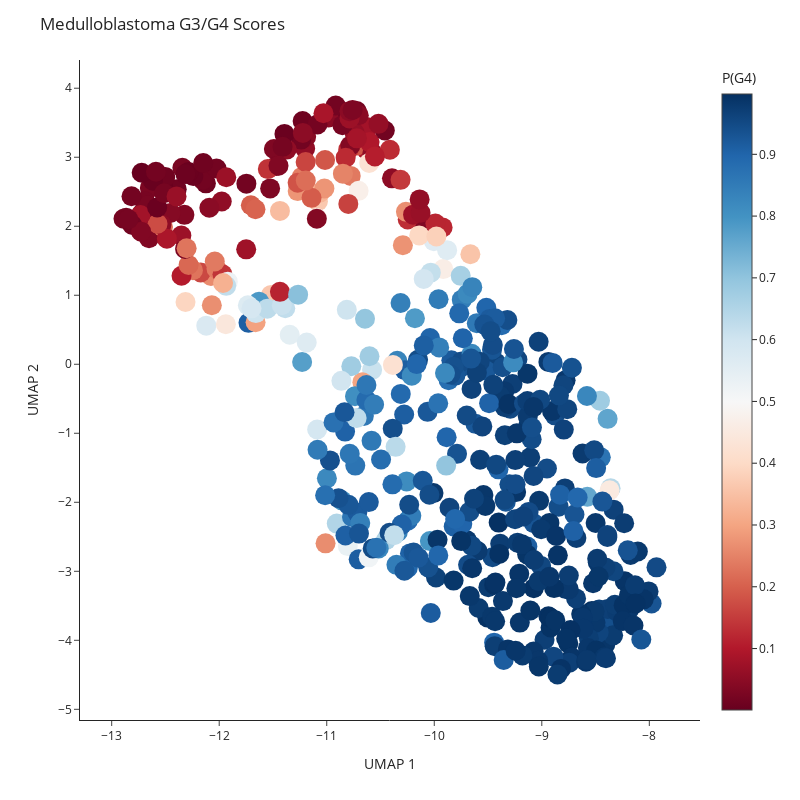

Notebook cell for this chart:
### Code cell
plot_umap_spectrum(
    data=data_g3g4,
    clinical=score,  # Continuous scores instead of discrete labels
    colormap='RdBu',
    n_components=2,
    seed=2023,
    title="Medulloblastoma G3/G4 Scores",
    marker_size=20
)

### Figure 1 — Plotly figure (JSON) as saved in the notebook; plotly's stock layout.template omitted (floating-point values rounded to 4 significant figures; data arrays with more than 128 entries replaced by an {"elided": "..."} marker saying what was removed)
{"data": [{"customdata": {"elided": "470x1 float values"}, "hovertemplate": "<b>%{hovertext}</b><br><br>UMAP_1=%{x}<br>UMAP_2=%{y}<br>color_value=%{marker.color:.3f}<extra></extra>", "hovertext": {"elided": "470 str values"}, "legendgroup": "", "marker": {"color": {"elided": "470 float values"}, "coloraxis": "coloraxis", "size": 20, "symbol": "circle"}, "mode": "markers", "name": "", "orientation": "v", "showlegend": false, "type": "scatter", "x": {"elided": "470 float values"}, "xaxis": "x", "y": {"elided": "470 float values"}, "yaxis": "y"}], "layout": {"coloraxis": {"cmax": 0.9976, "cmin": 0.0005513, "colorbar": {"title": {"text": "P(G4)"}}, "colorscale": [[0, "rgb(103,0,31)"], [0.1, "rgb(178,24,43)"], [0.2, "rgb(214,96,77)"], [0.3, "rgb(244,165,130)"], [0.4, "rgb(253,219,199)"], [0.5, "rgb(247,247,247)"], [0.6, "rgb(209,229,240)"], [0.7, "rgb(146,197,222)"], [0.8, "rgb(67,147,195)"], [0.9, "rgb(33,102,172)"], [1, "rgb(5,48,97)"]]}, "height": 800, "legend": {"tracegroupgap": 0}, "margin": {"t": 60}, "title": {"text": "Medulloblastoma G3/G4 Scores"}, "width": 800, "xaxis": {"anchor": "y", "domain": [0, 1], "title": {"text": "UMAP 1"}}, "yaxis": {"anchor": "x", "domain": [0, 1], "title": {"text": "UMAP 2"}}}}
